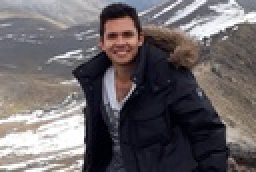
%> input picture Sistemas de Vision Artificial/img/Yo merengues.jpg, 128 x 86 px, shrunk from 572 x 383 before the run (shown 2 times larger)
$ octave p2_Suavizado_Filtro_Gaussiano.m   (GNU Octave 9; MATLAB toolbox functions it lacks are replaced by stand-ins)
%> lines starting %> are read from the running program, lines starting %| are printed output that depends on the picture
### Sistemas de Vision Artificial/n1_MASCARA_SOBEL.m
%MÁSCARA DE SOBEL: La máscara de SOBEL es un operador muy utilizado en
%visión artificial y lo que hace es considerar dos matrices, las cuales se
%llaman máscaras, estas matrices Δx = Sx y Δy = Sy son de 3X3 y se aplican
%en torno a un pixel central, el cual es el elemento de análisis y a los
%elementos que lo rodean se les llama vecindad, el pixel central tiene la
%coordenada i,j y a partir de ese punto se dan las coordenadas de los
%elementos de la vecindad, siendo las filas de abajo las coordenadas i+1 y
%las de arriba i-1 y siendo las columnas de la izquierda j-1 y las de la
%derecha j+1, la siguente matriz se crea a partir de la columna j+1 de la
%anterior y así se van creando las demás respectivamente.
%El pixel central que se encuentra en el centro de las matrices 3X3 de la
%máscara de Sobel se describe con una función x1(τ) y x2(t-τ) el cual es un
%elemento que se encuentra rotado y con un desplazamiento, intercambiando
%las filas y columnas de la matriz original entre sí. Luego se aplica
%convolución por lo que ambos elementos x1(τ) y x2(t-τ) deben ser
%multiplicados.
function R = n1_MASCARA_SOBEL(f)
Sx = [-1,-2,-1;0,0,0;1,2,1];    %Sx = Δx
Sy = [-1,0,1;-2,0,2;-1,0,1];    %Sy = Δy = Transpuesta(Sx)
[filas, columnas] = size(f);    %Dimensionamiento de la escala de grises.

for i = 2:filas-1
    for j = 2:columnas-1
        %Gx = f(x+Δx,y(cte))-f(x-Δx,y(cte))/Δx*Sx
        %Gy = f(x(cte),y+Δy)-f(x(cte),y-Δy)/Δx*Sy
        S = f(i-1:i+1, j-1:j+1);
        %G = √Gx^2+Gy^2
        R(i-1,j-1) = sqrt(sum(sum(S.*Sx))^2+sum(sum(S.*Sy))^2);
    end
end

### Sistemas de Vision Artificial/p1_FILTRO_GAUSSIANO.m
%FILTRO GAUSSIANO: El filtro gaussiano lo que hace es aplicar una función
%Gaussiana discreta, donde se busca que el punto más alto de la campana de
%Gauss (su curva) se encuentre justo en donde está el pixel central de la
%imagen que se quiere analizar, recordemos que el tamaño T del filtro debe
%ser impar siempre.
%La variable sigma afecta la falda de la función gaussiana, haciendo su
%curva más angosta mientras menor sea el valor de sigma y más ancha
%mientras mayor sea el valor de sigma.
function h = p1_FILTRO_GAUSSIANO(T, sig)
    for i = 1:T
        for j = 1:T
            %Es importante mencionar que para que el Filtro Gaussiano
            %funcione, la curva de la función gaussiana debe interseccionar
            %con el pixel principal que se analiza, no con la vecindad sino
            %con el central, para que esto pase se debe considerar el
            %tamaño T del filtro, teniendo así la función gaussiana 3D
            %centrada en un punto.
            %Además se debe considerar que el plano xy de la campana
            %Gaussiana se encuentre sobre la matriz donde se encuentra la
            %imagen y la dirección z de la campana Gaussiana es donde se
            %encuentra su curva, ya que esta es 3D.
            h(i,j) = exp(-((i-T/2-1/2)^2+(j-T/2-1/2)^2)/(2*(sig^2)));
        end
    end
%Al dividir el filtro h entre la norma de si mismo se obtiene el filtro
%gaussiano:
%h = h / norm(h) = h / sum(sum(h))
h = h/sum(sum(h));

### Sistemas de Vision Artificial/p2_Suavizado_Filtro_Gaussiano.m
clc
clear all
close all

%SUAVIZADO DE IMÁGENES - Filtro Gaussiano: Este lo que hace es difuminar,
%se aplica a una imagen con una Máscara de Sobel que reconoce bordes, puede
%elegirse un tamaño de filtro en específico para que solamente se
%reconozcan los bordes que nos sirvan, en vez de reconocerlos todos.
%Este es el filtro más utilizado de los 3 vistos:
% - Filtro Promediador: Es el peor de los 3.
% - Filtro Binomial: Es un punto medio entre el Promediador y el Gaussiano.
% - Filtro Gaussiano: Es el mejor de los 3.

%imread(): comando para leer una imagen y convertirla a matrices de 3
%dimensiones, que prácticamente se ve como un cubo, del cubo de colores se
%obtienen 3 capas, osea 3 matrices una encima de otra, todas con el mismo
%número de filas y columnas, de este cubo se extraen las distintas capas
%para obtener los colores RGB.
IMA = imread('C:\Users\diego\OneDrive\Documents\MATLAB\Sistemas de Vision Artificial\img\Yo merengues.jpg');
%> IMA is the input picture: size 86x128x3 uint8; mean R, G, B 105.7, 100.1, 102.7
%rgb2gray(): Comando que extrae el cubo matricial de la imagen obtenida con
%imread y hace un tipo de promedio con todos los colores para obtener una
%escala de grises que no le da prioridad a ningún color R, G o B en
%específico.
f = double(rgb2gray(IMA));
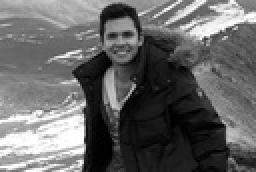
%> f: size 86x128 double (shown 2 times larger); min 1, max 255, mean 102

%Dimensionamiento de la matriz obtenida: Con el método size aplicado a una
%matriz cualquiera, se obtiene primero el número de filas y luego el
%número de columnas.
[filas, columnas] = size(f);
%> filas = 86; columnas = 128

%FILTRO GAUSSIANO: El filtro gaussiano lo que hace es aplicar una función
%Gaussiana discreta, donde se busca que el punto más alto de la campana de
%Gauss (su curva) se encuentre justo en donde está el pixel central de la
%imagen que se quiere analizar, recordemos que el tamaño T del filtro debe
%ser impar siempre.
%La variable sigma afecta la falda de la función gaussiana, haciendo su
%curva más angosta mientras menor sea el valor de sigma y más ancha
%mientras mayor sea el valor de sigma.

%Cuando un pixel llega a presentar una diferencia en comparación con los
%valores RGB o gris de sus pixeles próximos, se identifica como un factor
%de ruido, el suavizado lo que hace es realizar una convolución de un pixel
%junto con sus pixeles próximos, que son los pixeles de arriba, abajo, a un
%lado y a el otro, estos son analizados y llamados vecindad, lo que pasará
%es que se tratará de corregir y quitar esos pixeles que tienen ruido,
%aplicándose a todos los pixeles que conforman la imagen.

%Para ello se debe extraer de la matriz f (que es la escala de grises de la
%imagen original) pequeñas partes de 3X3 para poder aplicar el filtro h, se
%indica que parta desde la posición 2 hasta el número de filas y columnas
%-1 porque el número de inicio es el centro de la matriz y de ahí parte a
%sus demás coordenadas, ya que los demás pixeles que se analizan deben
%tener el mismo tamaño del filtro, por eso es que se le resta cierto valor
%a las filas y columnas del bucle, como se ve en los siguientes tamaños de
%filtro:
%T = 3, inicio:2, final: filas-1
%T = 5, inicio:3, final: filas-2
%T = 7, inicio:4, final: filas-3
%Para obtener esta relación en el inicio y el final se usan las fórmuas:
%T = tamaño filtro, inicio: (T+1)/2, final: (T-1)/2
%Para probar varios filtros se crea un bucle for que pruebe varios valores
%de T y vaya de 2 en 2.
for T = 3:2:35
    h = p1_FILTRO_GAUSSIANO(T, 2);
    for i = (T+1)/2:filas-(T-1)/2
        for j = (T+1)/2:columnas-(T-1)/2
            %Extracción de las submatrices para que el filtro pueda tener
            %cualquier tamaño, se hace lo mismo que se hizo en los límites
            %del bucle, pero solo en las partes donde hay una suma o resta.
            I = f(i-(T-1)/2:i+(T-1)/2, j-(T-1)/2:j+(T-1)/2);
            %De la siguiente manera ya que se hayan obtenido las
            %submatrices de la matriz original que describe la imagen,
            %simplemente se multiplica por el filtro h cada una de ellas,
            %a esto se le aplica convolución para obtener un solo dato de
            %cada pixel.
            g(i-1,j-1) = sum(sum(I.*h));
        end
    end

    %MÁSCARA DE SOBEL: Obtención de bordes.
    %Es importante aplicar la Máscara de Sobel hasta después de haber
    %aplicado el Filtro Promediador para no afectar la resolución del
    %resultado y eliminar de mejor manera el ruido de la imagen original,
    %ya que en la imagen donde ya se aplicó la máscara, el borde es
    %resaltado y puede ser considerado erróneamente como ruido por el
    %filtro.
    figure(1), imshow(uint8(n1_MASCARA_SOBEL(g)))
    title(strcat('Suavizado - Filtro Gaussiano: Tamaño T=', num2str(T)))
    %drawnow se usa para mostrar una animación respecto a alguna variable
    %del bucle for, en este caso la variable R
    drawnow
end
%> this loop made 17 passes
%> pass 1, `imshow(uint8(n1_MASCARA_SOBEL(g)))`:
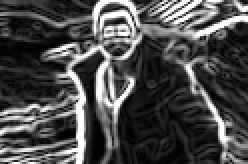
%> displayed picture: size 82x124, on the screen's scale of 0 to 255 (shown 2 times larger); min 0, max 255, mean 75.1
%> after the loop:
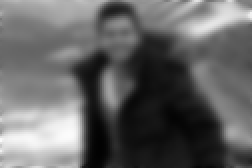
%> g: size 84x126 double (shown 2 times larger); min 2.46, max 252.2, mean 101.2
%IMAGEN EN ESCALA DE GRISES:
figure(2), imshow(uint8(f))
title('Imagen en Escala de Grises - Matriz 2D')

%Si a la imagen que tiene el Filtro Gaussiano se le aplica la Máscara de
%Sobel que identifica bordes, el resultado es una imagen donde los bordes
%ya no se ven tan remarcados en algunas zonas, esto lo que hace es
%disminuir el ruido y pasa porque las máscaras de Sobel, Prewitt y
%Gradiente son derivadas, por eso es que ellas exageran razgos de la imagen
%sin control, pero con el suavizado de imagenes estos razgos se suavizan.
figure(3), imshow(uint8(n1_MASCARA_SOBEL(f)))
%> after the loop in n1_MASCARA_SOBEL (call 18), `for i = 2:filas-1`:
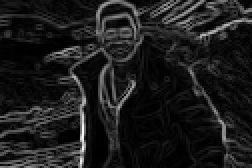
%> R: size 84x126 double (shown 2 times larger); min 0, max 977.8, mean 110; drawn with min black and max white
%> after `imshow(uint8(n1_MASCARA_SOBEL(f)))`:
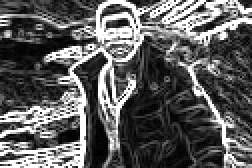
%> displayed picture: size 84x126, on the screen's scale of 0 to 255 (shown 2 times larger); min 0, max 255, mean 93.3
title('Bordes - Máscara de Sobel G')
figure(4), imshow(uint8(n1_MASCARA_SOBEL(g)))
%> after the loop in n1_MASCARA_SOBEL (call 19), `for i = 2:filas-1`:
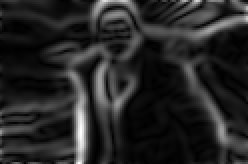
%> R: size 82x124 double (shown 2 times larger); min 0.137, max 348.2, mean 52.4; drawn with min black and max white
%> after `imshow(uint8(n1_MASCARA_SOBEL(g)))`:
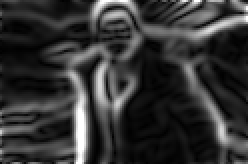
%> displayed picture: size 82x124, on the screen's scale of 0 to 255 (shown 2 times larger); min 0, max 255, mean 52.1
title('Bordes y Suavizado - Máscara de Sobel G y Filtro Promediador')

%El Filtro Gaussiano es el más utilizado de los 3 filtros de imagen
%disponibles porque su suavizado es muy sutil, difuminando los bordes de la
%imagen sin necesidad de degradar la calidad de la imagen, su principal
%característica es que intersecta la punta de la curva Gaussiana
%tridimensional con el pixel central que se está analizando y mientras más
%se aleje la función de este, el ruido se irá difuminando de una forma
%gradual y sutil en los demás pixeles de la imagen, por lo que aún con
%tamaños grandes de filtro, como lo es T = 35, no difumina de más la imagen
%original, aplicando un buen filtro.
